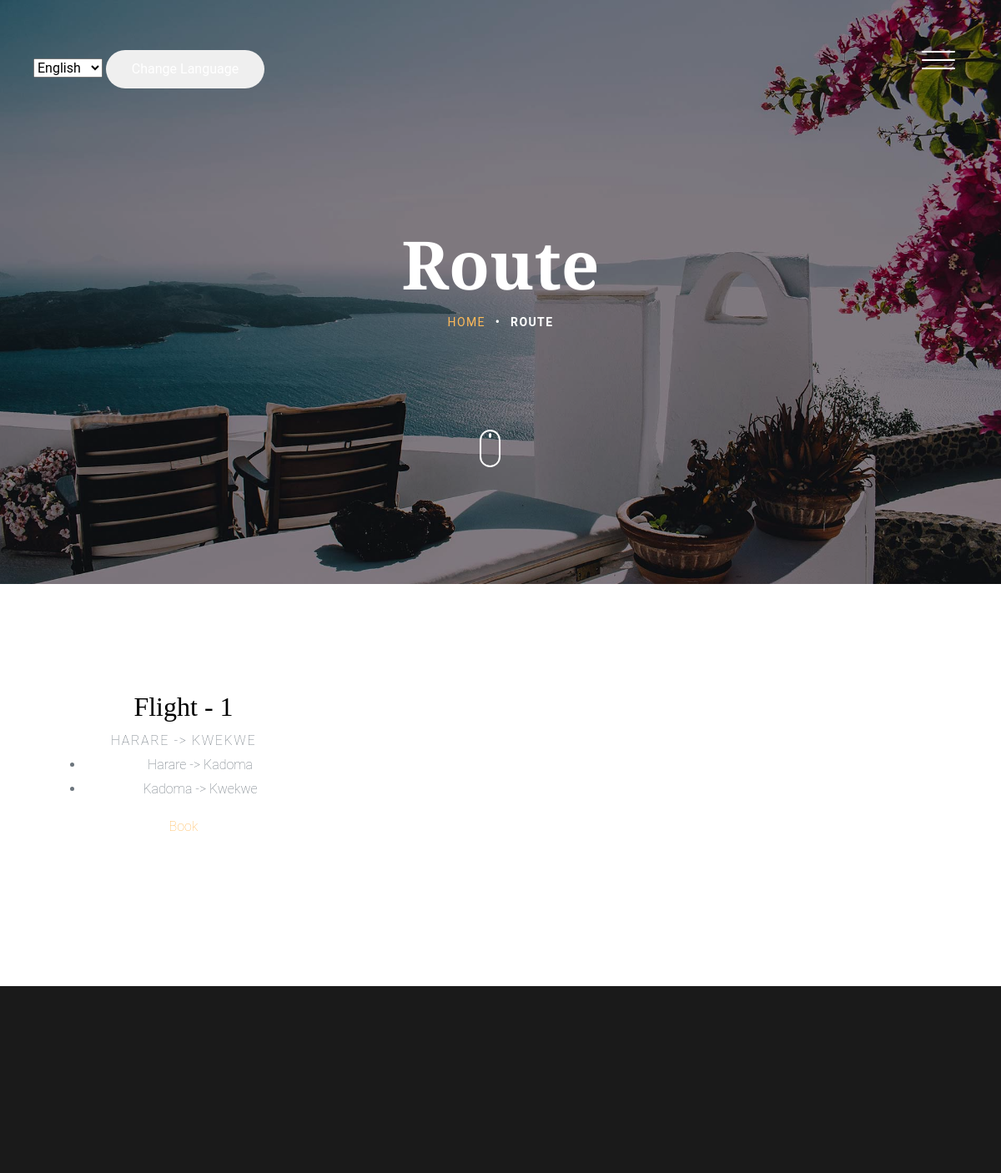
Screenshot of /flights/1/generated-route/ (signed in) with the database file from the repository.
### flights/models.py (models this page shows, shortened)
class GeneratedRoute(models.Model):
    price = models.DecimalField(default=0, decimal_places=2, max_digits=20)  # New price field
    flight_routes = models.ManyToManyField(FlightRoute)
    def get_first_flight_origin(self):
      if self.flight_routes.count() > 0:
          return self.flight_routes.first().origin.name
      return None
    def get_last_flight_destination(self):
      if self.flight_routes.count() > 0:
          return self.flight_routes.last().destination.name
      return None

class FlightRoute(models.Model):
  flight = models.ForeignKey(Flight, on_delete=models.CASCADE, related_name='flight_routes')
  origin = models.ForeignKey(Destination, on_delete=models.CASCADE, related_name='flights_from')
  destination = models.ForeignKey(Destination, on_delete=models.CASCADE, related_name='flights_to')
  price = models.DecimalField(default=0, decimal_places=2, max_digits=20)
  departure = models.DateTimeField()
  arrival = models.DateTimeField()

### destinations/models.py (models this page shows, shortened)
class Destination(models.Model):
  name = models.CharField(max_length=255, unique=True)
  country = models.CharField(max_length=255)
  description = models.TextField()
  image = models.ImageField(models.ImageField(upload_to='images/'))
  created_at = models.DateTimeField(auto_now_add=True)
  updated_at = models.DateTimeField(auto_now=True)

### flights/views.py (the view)
# urls.py: path('<int:pk>/generated-route/', views.GeneratedRouteView.as_view(), name='generated_route'),
class GeneratedRouteView(LoginRequiredMixin, DetailView):
  model = GeneratedRoute
  template_name = 'flights/generated_route.html'
  def get_context_data(self, **kwargs):
    context = super().get_context_data(**kwargs)
    generated_route = self.object  # Access the GeneratedRoute object
    context['generated_route'] = generated_route
    return context

### flights/templates/flights/generated_route.html
{% extends 'base.html' %}
{% load i18n %}
{% block content %}
<section class="site-hero inner-page overlay" style="background-image: url(/static/images/hero_4.jpg)" data-stellar-background-ratio="0.5">
  <div class="container">
    <div class="row site-hero-inner justify-content-center align-items-center">
      <div class="col-md-10 text-center" data-aos="fade">
        <h1 class="heading mb-3">
          {% trans "Route" %}
        </h1>
        <ul class="custom-breadcrumbs mb-4">
            <li><a href="{% url 'recommendations:home' %}">{% trans "Home" %}</a></li>
            <li>&bullet;</li>
            <li>{% trans "Route" %}</li>
        </ul>
      </div>
    </div>
  </div>
  <a class="mouse smoothscroll" href="#next">
    <div class="mouse-icon">
      <span class="mouse-wheel"></span>
    </div>
  </a>
</section>
<section class="section">
  <div class="container">
    <div class="row">
        <div class="col-md-6 col-lg-4 mb-5" data-aos="fade-up">
          <div class="p-3 text-center room-info">
            <h2>Flight - {{ generated_route.pk }}</h2>
            <span class="text-uppercase letter-spacing-1">{{generated_route.get_first_flight_origin}} -> {{generated_route.get_last_flight_destination}}</span>
            <ul>
              {% for flight_route in generated_route.flight_routes.all %}
                <li>
                  {{ flight_route.origin.name }} -> {{ flight_route.destination.name }}
                </li>
              {% empty %}
                <p>No flights found.</p>
              {% endfor %}
            </ul>
            <a href="{% url 'flights:flight_booking' generated_route.pk %}">{% trans "Book" %}</a>
          </div>
        </div>
    </div>
  </div>
</section>
{% endblock %}

### static/css/style.css (style rules this page uses)
body { background: #fff; font-family: "Roboto", arial, sans-serif; font-weight: 200; font-size: 16px; line-height: 1.8; color: #6c757d; position: relative; }
a { -webkit-transition: .3s all ease; -o-transition: .3s all ease; transition: .3s all ease; text-decoration: none; }
h1, h2, h3, h4, h5 { color: #000; font-family: "Playfair Display", times, serif; }
.site-hero { background-size: cover; height: 100vh; min-height: 700px; width: 100%; position: relative; }
.site-hero .heading { font-family: "Playfair Display", times, serif; font-weight: bold; }
.site-hero.overlay:before { background: rgba(0, 0, 0, 0.45); content: ""; position: absolute; height: 100vh; min-height: 700px; top: 0; left: 0; bottom: 0; right: 0; }
.site-hero.inner-page { height: 50vh; min-height: 700px; }
.site-hero.inner-page.overlay:before { height: 50vh; min-height: 700px; }
.site-hero-inner { height: 100vh; min-height: 700px; }
.site-hero-inner .heading { font-size: 80px; font-family: "Playfair Display", times, serif; color: #fff; line-height: 1; font-weight: bold; }
.inner-page .site-hero-inner { height: 50vh; min-height: 700px; }
.section { padding: 7em 0; }
.heading-serif, .heading, .testimonial-section .heading, .slider-section .heading, .blog-post-entry .heading { font-size: 60px; font-family: "Playfair Display", times, serif; font-weight: 700; }
.mouse { width: 100px; display: inline-block; position: absolute; left: 50%; bottom: 140px; z-index: 1; -webkit-transform: translateX(-25%); -ms-transform: translateX(-25%); transform: translateX(-25%); }
.mouse-icon { width: 25px; height: 45px; border: 2px solid white; border-radius: 15px; cursor: pointer; position: relative; text-align: center; }
.mouse-wheel { height: 6px; margin: 2px auto 0; display: block; width: 3px; background-color: white; border-radius: 50%; -webkit-animation: 1.6s ease infinite wheel-up-down; -moz-animation: 1.6s ease infinite wheel-up-down; animation: 1.6s ease infinite wheel-up-down; }
.letter-spacing-1 { letter-spacing: .1em; }
.custom-breadcrumbs { list-style: none; padding: 0; margin: 0; }
.custom-breadcrumbs li { display: inline-block; color: #fff; margin: 0 4px; text-transform: uppercase; font-size: 14px; letter-spacing: .1em; font-weight: bold; }
.custom-breadcrumbs li a { font-weight: normal; }

### rows the page displays
GeneratedRoute: pk "1", get_first_flight_origin "HARARE", get_last_flight_destination "KWEKWE"
FlightRoute: origin.name "Harare", destination.name "Kadoma"
FlightRoute: origin.name "Kadoma", destination.name "Kwekwe"
